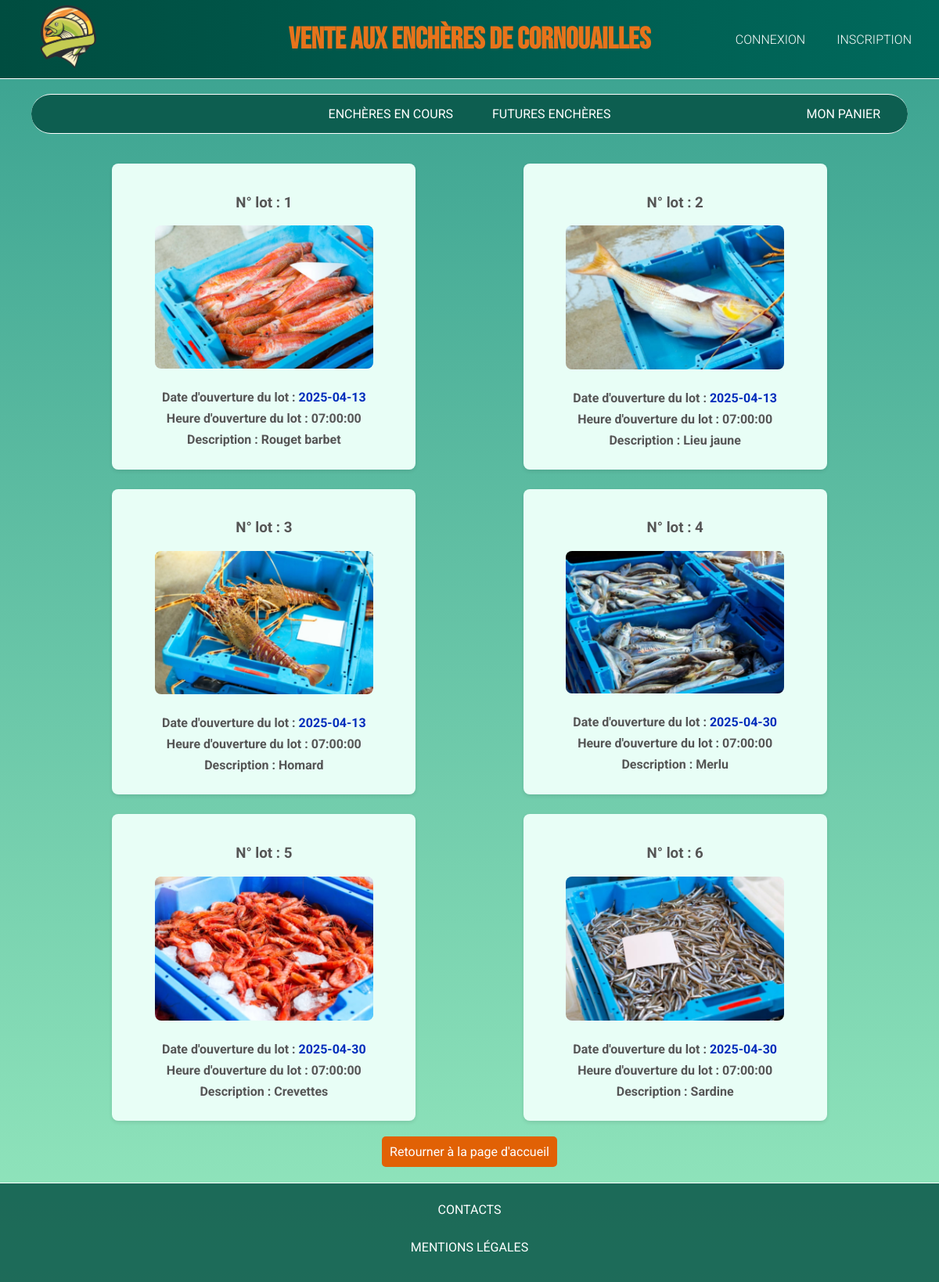
/siteCriee/welcome/contenu/FuturesEncheres, run on the app's committed database.
### tables this page shows
CREATE TABLE LOT (
    IdLot INT AUTO_INCREMENT,
    IdBateau INT NOT NULL,
    datePeche DATE NOT NULL,
    IdEspece INT NOT NULL,
    IdTaille INT NOT NULL,
    IdPresentation INT NOT NULL,
    IdBac INT NOT NULL,
    IdAcheteur INT,
    IdQualite INT NOT NULL,
    idImage INT NOT NULL,
    poidsBrutLot DECIMAL(10, 2) NOT NULL,
    prixDepart DECIMAL(10, 2) NOT NULL,
    prixEnchereActuelle DECIMAL(10, 2) NOT NULL,
    prixFinal DECIMAL(10, 2),
    dateOuverture DATE,
    dateFin DATE,
    heureOuverture TIME,
    heureFin TIME,
    statut VARCHAR(50),
    IdFacture INT,
    IdAdmin INT NOT NULL, 
    PRIMARY KEY (IdLot,IdBateau,datePeche),
    FOREIGN KEY (IdBateau, datePeche) REFERENCES PECHE(IdBateau, datePeche),
    FOREIGN KEY (IdAdmin) REFERENCES ADMINISTRATEUR(IdAdmin),
    FOREIGN KEY (idImage) REFERENCES IMAGE(IdImage),
    FOREIGN KEY (IdEspece) REFERENCES ESPECE(IdEspece),
    FOREIGN KEY (IdTaille) REFERENCES TAILLE(IdTaille),
    FOREIGN KEY (IdPresentation) REFERENCES PRESENTATION(IdPresentation),
    FOREIGN KEY (IdAcheteur) REFERENCES HISTORIQUE_ENCHERES(idAcheteur),
    FOREIGN KEY (IdBac) REFERENCES BAC(IdBac),
    FOREIGN KEY (IdQualite) REFERENCES QUALITE(IdQualite),
    FOREIGN KEY (IdFacture) REFERENCES FACTURE(IdFacture)
);

CREATE TABLE IMAGE (
    IdImage INT AUTO_INCREMENT PRIMARY KEY,
    ImageLot VARCHAR(255) NOT NULL
    
);

CREATE TABLE ESPECE (
    IdEspece INT PRIMARY KEY,
    nomScientifique VARCHAR(255) NOT NULL,
    nomCommun VARCHAR(255) NOT NULL
);

### siteCriee/application/controllers/Welcome.php (called while the page is built, shortened)
<?php
class Welcome extends CI_Controller {
	 public function __construct() {
		$this->load->database();
		$this->load->helper('url_helper');
		$this->load->model('model_criee','requetes');
		$this->load->library('form_validation');
		$this->load->helper('form');
		$this->load->library('session');
	}
	public function contenu($id)
	{
		$this->load->view('enTete');
		$this->requetes->updateEncheresOuvertes();
		$this->requetes->updateEncheresExpirees();
		if($id=="FuturesEncheres")
		{
			$data['labelFuturesEncheres']= $this->requetes->getLotsFutures();
			$this->load->view('futuresencheres',$data);
		}
		$this->load->view('piedPage',NULL);
	}
}

### siteCriee/index.php (called while the page is built, shortened)
<?php
require_once BASEPATH.'core/CodeIgniter.php';

### siteCriee/application/models/model_criee.php (called while the page is built, shortened)
<?php if ( ! defined('BASEPATH')) exit('No direct script access allowed');
class Model_criee extends CI_Model
{
    public function getLotsFutures()
    {
        $search = "SELECT * FROM lot, bateau, espece, taille, bac, qualite, image , presentation WHERE bateau.IdBateau = lot.IdBateau AND espece.IdEspece = lot.IdEspece AND taille.IdTaille = lot.IdTaille AND bac.IdBac = lot.IdBac AND qualite.IdQualite = lot.IdQualite AND image.IdImage = lot.idImage AND presentation.IdPresentation = lot.IdPresentation AND statut = 'future'";
        $result = $this->db->conn_id->prepare($search);
        $result->execute();
        $query_result = $result->fetchAll(PDO::FETCH_ASSOC);
        return $query_result;
    }
    public function updateEncheresOuvertes() {
        $sql = "UPDATE lot
                SET statut = 'ouverte'
                WHERE statut = 'future'
                AND CONCAT(dateOuverture, ' ', heureOuverture) <= NOW()";
        $this->db->query($sql);
    }
    public function updateEncheresExpirees() {
        $sql = "UPDATE lot
                SET statut = 'fermee'
                WHERE statut = 'ouverte'
                AND CONCAT(dateFin, ' ', heureFin) <= NOW()";
        $this->db->query($sql);
    }
}
?>

### siteCriee/application/views/futuresencheres.php (the view)
<body>
	<br><br>
		<div class="produits-container">
			<?php
			foreach ($labelFuturesEncheres as $row) {
				echo "<form class = 'produits'>";
				echo "<div>";
				echo "<h3>N° lot : " . $row['IdLot'] . "</h3>";
				echo "<img src='" .base_url()."/assets/". $row['ImageLot'] . "' alt=''>";
				echo "<p>Date d'ouverture du lot : <span id='date'>" . $row['dateOuverture'] . "</span></p>";
				echo "<p>Heure d'ouverture du lot : " . $row['heureOuverture'] . "</p>";
				echo "<p>Description : " . $row['nomCommun'] . "</p>";
				echo "</div>";
				echo "</form>";
			}
			?>
		</div>
		<div class="bouton-retour">
			<a href="<?php echo site_url('welcome/contenu/Accueil');?>" class="buttonRetour">Retourner à la page d'accueil</a>
		</div>
	</body>

### siteCriee/application/views/enTete.php (shortened to what this page needs)
<!doctype html>
<html lang="fr">
	<head>
		<link rel="stylesheet" href="<?php echo base_url('assets/css/style2.css');?>">
	</head>
	<header>
		<div id="logo">
			<img src="<?php echo base_url().'assets/img/logo3.png';?>" alt="">
		</div>
		<div id="titre">
			<h1>Vente aux enchères de Cornouailles</h1>
		</div>
		<?php if(!isset($_SESSION["is_logged_in"])) : ?>
		<div class="auth-boutons">
			<a href="<?php echo site_url('welcome/contenu/Connexion');?>" class ="button">CONNEXION</a>
			<a href="<?php echo site_url('welcome/contenu/Inscription');?>" class ="button">INSCRIPTION</a>
    	</div>
		<?php endif; ?>
	</header>
	<br>
	<nav>
		<div class="nav-milieu">
			<a href="<?php echo site_url('welcome/contenu/EncheresEnCours');?>" class ="button">ENCHÈRES EN COURS</a>
			<a href="<?php echo site_url('welcome/contenu/FuturesEncheres');?>" class ="button">FUTURES ENCHÈRES</a>
		</div>
		<div class="nav-droite">
			<a href="<?php echo site_url('welcome/contenu/Panier');?>" class ="button">MON PANIER</a>
		</div>
	</nav>

### siteCriee/application/views/piedPage.php
		<footer>
        <div id="contact">
		<br>
        <a href="<?php echo site_url('welcome/contenu/Contacts');?>" class="button">CONTACTS</a>
        </div>
        <div id="mentions">
		<br>
        <a href="<?php echo site_url('welcome/contenu/MentionsLegales');?>" class="button">MENTIONS LÉGALES</a>
         </div>
    </footer>
</html>

### siteCriee/assets/css/style2.css (style rules this page uses)
html { font-family: 'Roboto', sans-serif; color: white; }
a { color: white; }
header { display: flex; justify-content: space-between; align-items: center; position: relative; background: linear-gradient(to right, #004d40, #00695c); padding: 10px 20px; max-height: 80px; border-bottom: 1px solid white; font-family: 'Bebas Neue', sans-serif; font-weight: 300; font-style: normal; font-size: larger; }
header #logo { flex: 0 0 auto; }
header #titre { position: absolute; left: 50%; transform: translateX(-50%); flex: 0 0 auto; }
h1 { color:#e7731b; }
header #logo img { max-height: 100px; margin-right: 10px; }
header .auth-boutons { display: flex; gap: 10px; font-size: small; align-items: center; flex: 0 0 auto; font-family: 'Roboto', sans-serif !important; }
nav { display: flex; justify-content: space-between; align-items: center; width: auto; background: rgba(0, 77, 64, 0.8); position: relative; padding: 10px; margin-left: 40px; margin-right: 40px; border-top: 1px solid white; border-bottom: 1px solid white; border-radius: 25px; }
.nav-milieu { display: flex; justify-content: center; gap: 20px; flex-grow: 1; }
.nav-droite { position: absolute; right: 20px; }
.button { display: inline-block; padding: 5px 15px; font-size: 16px; cursor: pointer; text-align: center; text-decoration: none; outline: none; border: none; border-radius: 15px; }
.buttonRetour { display: block; text-align: center; padding: 10px; font-size: 1em; background-color: #e16105; color: white; text-decoration: none; border-radius: 5px; transition: background-color 0.3s ease; }
body { margin: 0; text-align: center; min-height: 100vh; background: linear-gradient(to bottom, #38a08f, #95e8be) !important; color: #e0f7fa; display: flex; flex-direction: column; }
body img { max-width: 200px; height: auto; }
footer { margin-top: auto; background: rgba(0, 77, 64, 0.8); text-align: center; border-top: 1px solid white; padding-bottom: 30px; }
.produits-container { display: flex; flex-wrap: wrap; justify-content: space-evenly; column-gap: 14px; row-gap: 25px; padding: 0px 20px; }
.produits { background-color: rgb(232, 254, 246); padding: 20px; border-radius: 8px; width: 30%; box-shadow: 0px 2px 5px rgba(0, 0, 0, 0.1); transition: transform 0.3s ease, box-shadow 0.3s ease; }
.produits img { max-width: 80%; height: auto; border-radius: 8px; margin-bottom: 15px; }
.produits h3 { color: #555; }
.produits p { margin: 8px 0; color: #555; font-weight: bold; }
.bouton-retour { text-align: center; margin: 20px auto; width: fit-content; }
#date { color: #002cbb; font-weight: bold; }

### data on the page
lot: IdLot "1", idImage.ImageLot (picture), dateOuverture "2025-04-13", heureOuverture "07:00:00", IdEspece.nomCommun "Rouget barbet"
lot: IdLot "2", idImage.ImageLot (picture), dateOuverture "2025-04-13", heureOuverture "07:00:00", IdEspece.nomCommun "Lieu jaune"
lot: IdLot "3", idImage.ImageLot (picture), dateOuverture "2025-04-13", heureOuverture "07:00:00", IdEspece.nomCommun "Homard"
lot: IdLot "4", idImage.ImageLot (picture), dateOuverture "2025-04-30", heureOuverture "07:00:00", IdEspece.nomCommun "Merlu"
lot: IdLot "5", idImage.ImageLot (picture), dateOuverture "2025-04-30", heureOuverture "07:00:00", IdEspece.nomCommun "Crevettes"
lot: IdLot "6", idImage.ImageLot (picture), dateOuverture "2025-04-30", heureOuverture "07:00:00", IdEspece.nomCommun "Sardine"
